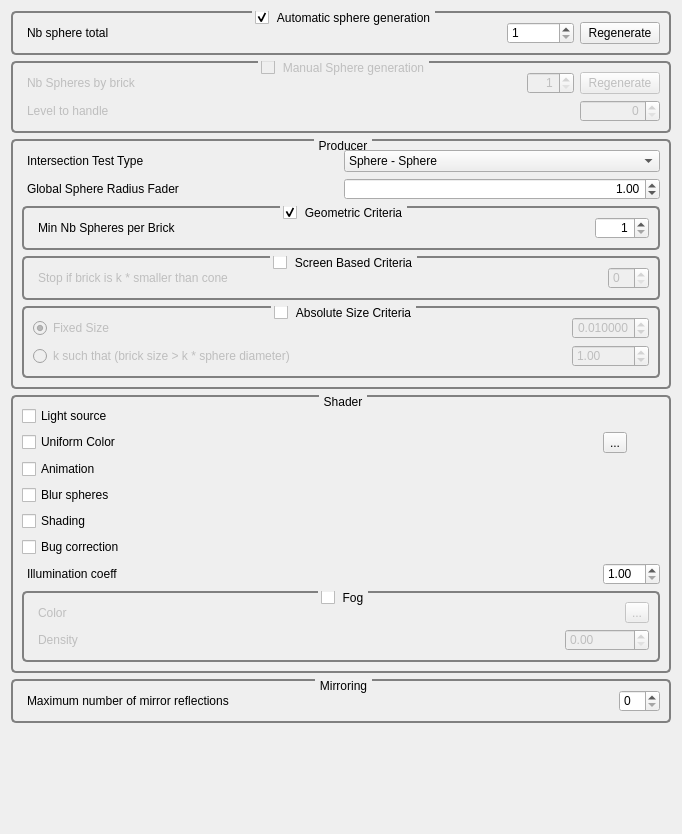
<?xml version="1.0" encoding="UTF-8"?>
<ui version="4.0">
 <class>GvQCustomEditor</class>
 <widget class="QWidget" name="GvQCustomEditor">
  <property name="enabled">
   <bool>true</bool>
  </property>
  <property name="geometry">
   <rect>
    <x>0</x>
    <y>0</y>
    <width>682</width>
    <height>834</height>
   </rect>
  </property>
  <property name="windowTitle">
   <string>Form</string>
  </property>
  <property name="styleSheet">
   <string notr="true">QGroupBox
{
     background-color: qlineargradient(x1: 0, y1: 0, x2: 0, y2: 1,
                                       stop: 0 #E0E0E0, stop: 1 #FFFFFF);
     border: 2px solid gray;
     border-radius: 5px;
     margin-top: 1ex; /* leave space at the top for the title */
 }

 QGroupBox::title
{
	 subcontrol-origin: margin;
     subcontrol-position: top center; /* position at the top center */
     padding: 0 3px;
     background-color: qlineargradient(x1: 0, y1: 0, x2: 0, y2: 1,
                                       stop: 0 #FFOECE, stop: 1 #FFFFFF);
 }

QLabel
{
	border-radius: 4px;
	padding: 2px;
 }
</string>
  </property>
  <layout class="QGridLayout" name="gridLayout_7">
   <item row="5" column="0">
    <spacer name="verticalSpacer">
     <property name="orientation">
      <enum>Qt::Vertical</enum>
     </property>
     <property name="sizeHint" stdset="0">
      <size>
       <width>17</width>
       <height>81</height>
      </size>
     </property>
    </spacer>
   </item>
   <item row="1" column="0">
    <widget class="QGroupBox" name="groupBox_2">
     <property name="enabled">
      <bool>false</bool>
     </property>
     <property name="title">
      <string>Manual Sphere generation</string>
     </property>
     <property name="checkable">
      <bool>true</bool>
     </property>
     <property name="checked">
      <bool>false</bool>
     </property>
     <layout class="QGridLayout" name="gridLayout">
      <item row="1" column="3">
       <widget class="QSpinBox" name="_minLevelToHandleUserDefinedSpinBox">
        <property name="enabled">
         <bool>false</bool>
        </property>
        <property name="alignment">
         <set>Qt::AlignRight|Qt::AlignTrailing|Qt::AlignVCenter</set>
        </property>
        <property name="minimum">
         <number>0</number>
        </property>
        <property name="maximum">
         <number>31</number>
        </property>
        <property name="value">
         <number>0</number>
        </property>
       </widget>
      </item>
      <item row="0" column="0">
       <widget class="QLabel" name="label">
        <property name="text">
         <string>Nb Spheres by brick</string>
        </property>
       </widget>
      </item>
      <item row="0" column="1">
       <spacer name="horizontalSpacer_2">
        <property name="orientation">
         <enum>Qt::Horizontal</enum>
        </property>
        <property name="sizeHint" stdset="0">
         <size>
          <width>147</width>
          <height>13</height>
         </size>
        </property>
       </spacer>
      </item>
      <item row="1" column="0">
       <widget class="QLabel" name="label_9">
        <property name="text">
         <string>Level to handle</string>
        </property>
       </widget>
      </item>
      <item row="1" column="1" colspan="2">
       <spacer name="horizontalSpacer_3">
        <property name="orientation">
         <enum>Qt::Horizontal</enum>
        </property>
        <property name="sizeHint" stdset="0">
         <size>
          <width>58</width>
          <height>17</height>
         </size>
        </property>
       </spacer>
      </item>
      <item row="0" column="2">
       <widget class="QSpinBox" name="_nbSpheresSpinBox">
        <property name="alignment">
         <set>Qt::AlignRight|Qt::AlignTrailing|Qt::AlignVCenter</set>
        </property>
        <property name="minimum">
         <number>1</number>
        </property>
        <property name="maximum">
         <number>998</number>
        </property>
       </widget>
      </item>
      <item row="0" column="3">
       <widget class="QPushButton" name="_regeneratePositions">
        <property name="text">
         <string>Regenerate</string>
        </property>
       </widget>
      </item>
     </layout>
    </widget>
   </item>
   <item row="0" column="0">
    <widget class="QGroupBox" name="groupBox">
     <property name="title">
      <string>Automatic sphere generation</string>
     </property>
     <property name="flat">
      <bool>false</bool>
     </property>
     <property name="checkable">
      <bool>true</bool>
     </property>
     <layout class="QHBoxLayout" name="horizontalLayout_2">
      <item>
       <widget class="QLabel" name="label_10">
        <property name="text">
         <string>Nb sphere total</string>
        </property>
       </widget>
      </item>
      <item>
       <spacer name="horizontalSpacer_4">
        <property name="orientation">
         <enum>Qt::Horizontal</enum>
        </property>
        <property name="sizeHint" stdset="0">
         <size>
          <width>40</width>
          <height>20</height>
         </size>
        </property>
       </spacer>
      </item>
      <item>
       <widget class="QSpinBox" name="_nbSpheresTotalSpinBox">
        <property name="minimum">
         <number>1</number>
        </property>
        <property name="maximum">
         <number>999999999</number>
        </property>
       </widget>
      </item>
      <item>
       <widget class="QPushButton" name="_regeneratePositionsBis">
        <property name="text">
         <string>Regenerate</string>
        </property>
       </widget>
      </item>
     </layout>
    </widget>
   </item>
   <item row="2" column="0">
    <widget class="QGroupBox" name="groupBox_4">
     <property name="title">
      <string>Producer</string>
     </property>
     <layout class="QGridLayout" name="gridLayout_5">
      <item row="0" column="0">
       <widget class="QLabel" name="label_2">
        <property name="text">
         <string>Intersection Test Type</string>
        </property>
       </widget>
      </item>
      <item row="0" column="1">
       <widget class="QComboBox" name="_intersectionTypeComboBox">
        <item>
         <property name="text">
          <string>Sphere - Sphere</string>
         </property>
        </item>
        <item>
         <property name="text">
          <string>Box - Sphere</string>
         </property>
        </item>
       </widget>
      </item>
      <item row="1" column="0">
       <widget class="QLabel" name="label_4">
        <property name="text">
         <string>Global Sphere Radius Fader</string>
        </property>
       </widget>
      </item>
      <item row="1" column="1">
       <widget class="QDoubleSpinBox" name="_sphereRadiusFaderDoubleSpinBox">
        <property name="alignment">
         <set>Qt::AlignRight|Qt::AlignTrailing|Qt::AlignVCenter</set>
        </property>
        <property name="decimals">
         <number>2</number>
        </property>
        <property name="minimum">
         <double>0.050000000000000</double>
        </property>
        <property name="maximum">
         <double>10.000000000000000</double>
        </property>
        <property name="singleStep">
         <double>0.050000000000000</double>
        </property>
        <property name="value">
         <double>1.000000000000000</double>
        </property>
       </widget>
      </item>
      <item row="2" column="0" colspan="2">
       <widget class="QGroupBox" name="_geometricCriteriaGroupBox">
        <property name="enabled">
         <bool>true</bool>
        </property>
        <property name="title">
         <string>Geometric Criteria</string>
        </property>
        <property name="flat">
         <bool>false</bool>
        </property>
        <property name="checkable">
         <bool>true</bool>
        </property>
        <layout class="QGridLayout" name="gridLayout_4">
         <item row="1" column="0">
          <widget class="QLabel" name="label_5">
           <property name="text">
            <string>Min Nb Spheres per Brick</string>
           </property>
          </widget>
         </item>
         <item row="1" column="2">
          <widget class="QSpinBox" name="_minNbSpheresPerBrickSpinBox">
           <property name="alignment">
            <set>Qt::AlignRight|Qt::AlignTrailing|Qt::AlignVCenter</set>
           </property>
           <property name="minimum">
            <number>1</number>
           </property>
           <property name="maximum">
            <number>1022</number>
           </property>
          </widget>
         </item>
         <item row="1" column="1">
          <spacer name="horizontalSpacer_9">
           <property name="orientation">
            <enum>Qt::Horizontal</enum>
           </property>
           <property name="sizeHint" stdset="0">
            <size>
             <width>40</width>
             <height>20</height>
            </size>
           </property>
          </spacer>
         </item>
        </layout>
       </widget>
      </item>
      <item row="3" column="0" colspan="2">
       <widget class="QGroupBox" name="_screenBasedCriteriaGroupBox">
        <property name="title">
         <string>Screen Based Criteria</string>
        </property>
        <property name="checkable">
         <bool>true</bool>
        </property>
        <property name="checked">
         <bool>false</bool>
        </property>
        <layout class="QHBoxLayout" name="horizontalLayout">
         <item>
          <widget class="QLabel" name="_">
           <property name="text">
            <string>Stop if brick is k * smaller than cone</string>
           </property>
          </widget>
         </item>
         <item>
          <spacer name="horizontalSpacer_8">
           <property name="orientation">
            <enum>Qt::Horizontal</enum>
           </property>
           <property name="sizeHint" stdset="0">
            <size>
             <width>40</width>
             <height>20</height>
            </size>
           </property>
          </spacer>
         </item>
         <item>
          <widget class="QSpinBox" name="_shaderScreenSpaceCoeffSpinBox"/>
         </item>
        </layout>
       </widget>
      </item>
      <item row="4" column="0" colspan="2">
       <widget class="QGroupBox" name="_absoluteSizeCriteriaGroupBox">
        <property name="title">
         <string>Absolute Size Criteria</string>
        </property>
        <property name="checkable">
         <bool>true</bool>
        </property>
        <property name="checked">
         <bool>false</bool>
        </property>
        <layout class="QGridLayout" name="gridLayout_3">
         <item row="1" column="0">
          <widget class="QRadioButton" name="_fixedSizeSphereRadiusRadioButton">
           <property name="text">
            <string>Fixed Size</string>
           </property>
           <property name="checkable">
            <bool>true</bool>
           </property>
           <property name="checked">
            <bool>true</bool>
           </property>
           <property name="autoExclusive">
            <bool>true</bool>
           </property>
          </widget>
         </item>
         <item row="1" column="2">
          <widget class="QDoubleSpinBox" name="_fixedSizeSphereRadiusDoubleSpinBox">
           <property name="alignment">
            <set>Qt::AlignRight|Qt::AlignTrailing|Qt::AlignVCenter</set>
           </property>
           <property name="decimals">
            <number>6</number>
           </property>
           <property name="maximum">
            <double>1.000000000000000</double>
           </property>
           <property name="singleStep">
            <double>0.010000000000000</double>
           </property>
           <property name="value">
            <double>0.010000000000000</double>
           </property>
          </widget>
         </item>
         <item row="1" column="1">
          <spacer name="horizontalSpacer_7">
           <property name="orientation">
            <enum>Qt::Horizontal</enum>
           </property>
           <property name="sizeHint" stdset="0">
            <size>
             <width>40</width>
             <height>20</height>
            </size>
           </property>
          </spacer>
         </item>
         <item row="2" column="0">
          <widget class="QRadioButton" name="_dynamicSizeSphereRadiusRadioButton">
           <property name="text">
            <string>k such that (brick size &gt; k * sphere diameter)</string>
           </property>
           <property name="checked">
            <bool>false</bool>
           </property>
          </widget>
         </item>
         <item row="2" column="2">
          <widget class="QDoubleSpinBox" name="_sphereDiameterCoeffSpinBox">
           <property name="singleStep">
            <double>0.100000000000000</double>
           </property>
           <property name="value">
            <double>1.000000000000000</double>
           </property>
          </widget>
         </item>
         <item row="2" column="1">
          <spacer name="horizontalSpacer_10">
           <property name="orientation">
            <enum>Qt::Horizontal</enum>
           </property>
           <property name="sizeHint" stdset="0">
            <size>
             <width>40</width>
             <height>20</height>
            </size>
           </property>
          </spacer>
         </item>
        </layout>
       </widget>
      </item>
     </layout>
    </widget>
   </item>
   <item row="3" column="0">
    <widget class="QGroupBox" name="groupBox_3">
     <property name="title">
      <string>Shader</string>
     </property>
     <layout class="QGridLayout" name="gridLayout_6">
      <item row="3" column="1">
       <spacer name="horizontalSpacer">
        <property name="orientation">
         <enum>Qt::Horizontal</enum>
        </property>
        <property name="sizeHint" stdset="0">
         <size>
          <width>143</width>
          <height>20</height>
         </size>
        </property>
       </spacer>
      </item>
      <item row="7" column="0" colspan="3">
       <widget class="QGroupBox" name="_shaderUseFogChekBox">
        <property name="enabled">
         <bool>true</bool>
        </property>
        <property name="title">
         <string>Fog</string>
        </property>
        <property name="checkable">
         <bool>true</bool>
        </property>
        <property name="checked">
         <bool>false</bool>
        </property>
        <layout class="QGridLayout" name="gridLayout_2">
         <item row="1" column="2">
          <spacer name="horizontalSpacer_5">
           <property name="orientation">
            <enum>Qt::Horizontal</enum>
           </property>
           <property name="sizeHint" stdset="0">
            <size>
             <width>441</width>
             <height>20</height>
            </size>
           </property>
          </spacer>
         </item>
         <item row="1" column="3" colspan="2">
          <widget class="QDoubleSpinBox" name="_shaderFogDensitydoubleSpinBox">
           <property name="enabled">
            <bool>false</bool>
           </property>
           <property name="maximum">
            <double>100000.000000000000000</double>
           </property>
           <property name="singleStep">
            <double>0.050000000000000</double>
           </property>
          </widget>
         </item>
         <item row="0" column="0">
          <widget class="QLabel" name="label_7">
           <property name="enabled">
            <bool>false</bool>
           </property>
           <property name="layoutDirection">
            <enum>Qt::LeftToRight</enum>
           </property>
           <property name="text">
            <string>Color</string>
           </property>
          </widget>
         </item>
         <item row="0" column="4">
          <widget class="QToolButton" name="_shaderFogColorToolButton">
           <property name="enabled">
            <bool>false</bool>
           </property>
           <property name="text">
            <string>...</string>
           </property>
          </widget>
         </item>
         <item row="0" column="1" colspan="3">
          <spacer name="horizontalSpacer_6">
           <property name="orientation">
            <enum>Qt::Horizontal</enum>
           </property>
           <property name="sizeHint" stdset="0">
            <size>
             <width>533</width>
             <height>20</height>
            </size>
           </property>
          </spacer>
         </item>
         <item row="1" column="0" colspan="2">
          <widget class="QLabel" name="label_6">
           <property name="enabled">
            <bool>false</bool>
           </property>
           <property name="layoutDirection">
            <enum>Qt::LeftToRight</enum>
           </property>
           <property name="text">
            <string>Density</string>
           </property>
          </widget>
         </item>
        </layout>
       </widget>
      </item>
      <item row="0" column="0">
       <widget class="QCheckBox" name="_shaderUseLightSourceCheckBox">
        <property name="text">
         <string>Light source</string>
        </property>
       </widget>
      </item>
      <item row="1" column="0">
       <widget class="QCheckBox" name="_shaderUseUniformColorCheckBox">
        <property name="text">
         <string>Uniform Color</string>
        </property>
       </widget>
      </item>
      <item row="2" column="0">
       <widget class="QCheckBox" name="_shaderUseAnimationCheckBox">
        <property name="text">
         <string>Animation</string>
        </property>
       </widget>
      </item>
      <item row="3" column="0">
       <widget class="QCheckBox" name="_shaderUseBlurChekBox">
        <property name="text">
         <string>Blur spheres</string>
        </property>
       </widget>
      </item>
      <item row="4" column="0">
       <widget class="QCheckBox" name="_shaderUseShadingCheckBox">
        <property name="text">
         <string>Shading</string>
        </property>
       </widget>
      </item>
      <item row="5" column="0">
       <widget class="QCheckBox" name="_ShaderUseBugCorrectionCheckBox">
        <property name="text">
         <string>Bug correction</string>
        </property>
       </widget>
      </item>
      <item row="6" column="0">
       <widget class="QLabel" name="label_11">
        <property name="text">
         <string>Illumination coeff</string>
        </property>
       </widget>
      </item>
      <item row="6" column="2">
       <widget class="QDoubleSpinBox" name="_shaderIlluminationCoeffDoubleSpinBox">
        <property name="minimum">
         <double>1.000000000000000</double>
        </property>
        <property name="singleStep">
         <double>0.500000000000000</double>
        </property>
       </widget>
      </item>
      <item row="1" column="2">
       <widget class="QToolButton" name="_shaderUniformColorToolButton">
        <property name="text">
         <string>...</string>
        </property>
        <property name="icon">
         <iconset>
          <normaloff>:/icons/Icons/Colors.png</normaloff>:/icons/Icons/Colors.png</iconset>
        </property>
       </widget>
      </item>
     </layout>
    </widget>
   </item>
   <item row="4" column="0">
    <widget class="QGroupBox" name="groupBox_5">
     <property name="title">
      <string>Mirroring</string>
     </property>
     <layout class="QGridLayout" name="gridLayout_8">
      <item row="0" column="0">
       <widget class="QLabel" name="label_3">
        <property name="text">
         <string>Maximum number of mirror reflections</string>
        </property>
       </widget>
      </item>
      <item row="0" column="1">
       <spacer name="horizontalSpacer_11">
        <property name="orientation">
         <enum>Qt::Horizontal</enum>
        </property>
        <property name="sizeHint" stdset="0">
         <size>
          <width>395</width>
          <height>20</height>
         </size>
        </property>
       </spacer>
      </item>
      <item row="0" column="2">
       <widget class="QSpinBox" name="_numberOfReflectionsSpinBox"/>
      </item>
     </layout>
    </widget>
   </item>
  </layout>
  <zorder>groupBox</zorder>
  <zorder>groupBox_4</zorder>
  <zorder>groupBox_3</zorder>
  <zorder>groupBox_2</zorder>
  <zorder>groupBox_5</zorder>
 </widget>
 <resources/>
 <connections>
  <connection>
   <sender>_fixedSizeSphereRadiusRadioButton</sender>
   <signal>toggled(bool)</signal>
   <receiver>_fixedSizeSphereRadiusDoubleSpinBox</receiver>
   <slot>setEnabled(bool)</slot>
   <hints>
    <hint type="sourcelabel">
     <x>129</x>
     <y>415</y>
    </hint>
    <hint type="destinationlabel">
     <x>603</x>
     <y>418</y>
    </hint>
   </hints>
  </connection>
  <connection>
   <sender>_shaderUseFogChekBox</sender>
   <signal>toggled(bool)</signal>
   <receiver>_shaderFogDensitydoubleSpinBox</receiver>
   <slot>setEnabled(bool)</slot>
   <hints>
    <hint type="sourcelabel">
     <x>347</x>
     <y>723</y>
    </hint>
    <hint type="destinationlabel">
     <x>650</x>
     <y>745</y>
    </hint>
   </hints>
  </connection>
  <connection>
   <sender>_shaderUseFogChekBox</sender>
   <signal>toggled(bool)</signal>
   <receiver>_shaderFogColorToolButton</receiver>
   <slot>setEnabled(bool)</slot>
   <hints>
    <hint type="sourcelabel">
     <x>347</x>
     <y>723</y>
    </hint>
    <hint type="destinationlabel">
     <x>650</x>
     <y>712</y>
    </hint>
   </hints>
  </connection>
  <connection>
   <sender>_shaderUseFogChekBox</sender>
   <signal>toggled(bool)</signal>
   <receiver>label_6</receiver>
   <slot>setEnabled(bool)</slot>
   <hints>
    <hint type="sourcelabel">
     <x>344</x>
     <y>723</y>
    </hint>
    <hint type="destinationlabel">
     <x>94</x>
     <y>745</y>
    </hint>
   </hints>
  </connection>
  <connection>
   <sender>_shaderUseFogChekBox</sender>
   <signal>toggled(bool)</signal>
   <receiver>label_7</receiver>
   <slot>setEnabled(bool)</slot>
   <hints>
    <hint type="sourcelabel">
     <x>347</x>
     <y>723</y>
    </hint>
    <hint type="destinationlabel">
     <x>79</x>
     <y>712</y>
    </hint>
   </hints>
  </connection>
  <connection>
   <sender>_shaderUseBlurChekBox</sender>
   <signal>toggled(bool)</signal>
   <receiver>_shaderUseShadingCheckBox</receiver>
   <slot>setDisabled(bool)</slot>
   <hints>
    <hint type="sourcelabel">
     <x>51</x>
     <y>586</y>
    </hint>
    <hint type="destinationlabel">
     <x>66</x>
     <y>634</y>
    </hint>
   </hints>
  </connection>
  <connection>
   <sender>_shaderUseLightSourceCheckBox</sender>
   <signal>toggled(bool)</signal>
   <receiver>_shaderUseShadingCheckBox</receiver>
   <slot>setDisabled(bool)</slot>
   <hints>
    <hint type="sourcelabel">
     <x>80</x>
     <y>505</y>
    </hint>
    <hint type="destinationlabel">
     <x>63</x>
     <y>620</y>
    </hint>
   </hints>
  </connection>
  <connection>
   <sender>_shaderUseShadingCheckBox</sender>
   <signal>toggled(bool)</signal>
   <receiver>_shaderUseBlurChekBox</receiver>
   <slot>setDisabled(bool)</slot>
   <hints>
    <hint type="sourcelabel">
     <x>128</x>
     <y>621</y>
    </hint>
    <hint type="destinationlabel">
     <x>128</x>
     <y>592</y>
    </hint>
   </hints>
  </connection>
  <connection>
   <sender>_shaderUseShadingCheckBox</sender>
   <signal>toggled(bool)</signal>
   <receiver>_shaderUseLightSourceCheckBox</receiver>
   <slot>setDisabled(bool)</slot>
   <hints>
    <hint type="sourcelabel">
     <x>115</x>
     <y>622</y>
    </hint>
    <hint type="destinationlabel">
     <x>101</x>
     <y>504</y>
    </hint>
   </hints>
  </connection>
  <connection>
   <sender>_shaderUseLightSourceCheckBox</sender>
   <signal>toggled(bool)</signal>
   <receiver>_shaderUseBlurChekBox</receiver>
   <slot>setDisabled(bool)</slot>
   <hints>
    <hint type="sourcelabel">
     <x>144</x>
     <y>511</y>
    </hint>
    <hint type="destinationlabel">
     <x>141</x>
     <y>595</y>
    </hint>
   </hints>
  </connection>
  <connection>
   <sender>_shaderUseBlurChekBox</sender>
   <signal>toggled(bool)</signal>
   <receiver>_shaderUseLightSourceCheckBox</receiver>
   <slot>setDisabled(bool)</slot>
   <hints>
    <hint type="sourcelabel">
     <x>26</x>
     <y>588</y>
    </hint>
    <hint type="destinationlabel">
     <x>32</x>
     <y>515</y>
    </hint>
   </hints>
  </connection>
  <connection>
   <sender>groupBox_2</sender>
   <signal>toggled(bool)</signal>
   <receiver>_minLevelToHandleUserDefinedSpinBox</receiver>
   <slot>setEnabled(bool)</slot>
   <hints>
    <hint type="sourcelabel">
     <x>330</x>
     <y>90</y>
    </hint>
    <hint type="destinationlabel">
     <x>630</x>
     <y>146</y>
    </hint>
   </hints>
  </connection>
  <connection>
   <sender>_dynamicSizeSphereRadiusRadioButton</sender>
   <signal>toggled(bool)</signal>
   <receiver>_sphereDiameterCoeffSpinBox</receiver>
   <slot>setEnabled(bool)</slot>
   <hints>
    <hint type="sourcelabel">
     <x>150</x>
     <y>360</y>
    </hint>
    <hint type="destinationlabel">
     <x>617</x>
     <y>360</y>
    </hint>
   </hints>
  </connection>
  <connection>
   <sender>_absoluteSizeCriteriaGroupBox</sender>
   <signal>toggled(bool)</signal>
   <receiver>_dynamicSizeSphereRadiusRadioButton</receiver>
   <slot>toggle()</slot>
   <hints>
    <hint type="sourcelabel">
     <x>340</x>
     <y>346</y>
    </hint>
    <hint type="destinationlabel">
     <x>150</x>
     <y>360</y>
    </hint>
   </hints>
  </connection>
  <connection>
   <sender>_absoluteSizeCriteriaGroupBox</sender>
   <signal>toggled(bool)</signal>
   <receiver>_sphereDiameterCoeffSpinBox</receiver>
   <slot>setEnabled(bool)</slot>
   <hints>
    <hint type="sourcelabel">
     <x>340</x>
     <y>346</y>
    </hint>
    <hint type="destinationlabel">
     <x>617</x>
     <y>360</y>
    </hint>
   </hints>
  </connection>
  <connection>
   <sender>groupBox</sender>
   <signal>toggled(bool)</signal>
   <receiver>groupBox_2</receiver>
   <slot>setDisabled(bool)</slot>
   <hints>
    <hint type="sourcelabel">
     <x>340</x>
     <y>32</y>
    </hint>
    <hint type="destinationlabel">
     <x>340</x>
     <y>99</y>
    </hint>
   </hints>
  </connection>
  <connection>
   <sender>groupBox_2</sender>
   <signal>toggled(bool)</signal>
   <receiver>groupBox</receiver>
   <slot>setDisabled(bool)</slot>
   <hints>
    <hint type="sourcelabel">
     <x>340</x>
     <y>99</y>
    </hint>
    <hint type="destinationlabel">
     <x>340</x>
     <y>32</y>
    </hint>
   </hints>
  </connection>
 </connections>
</ui>
